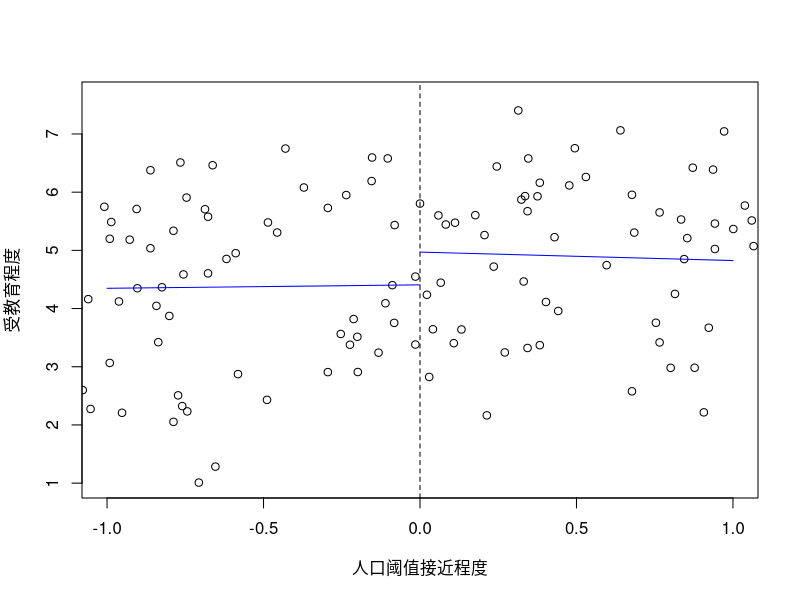
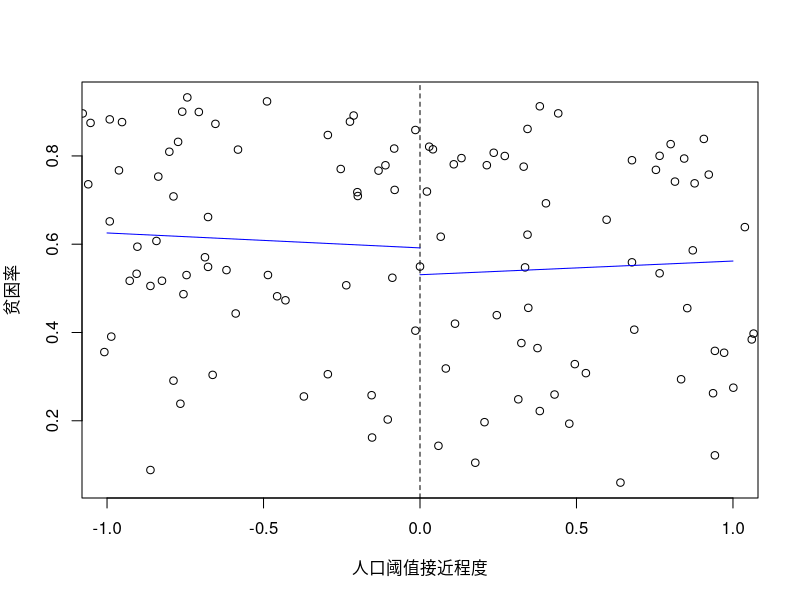
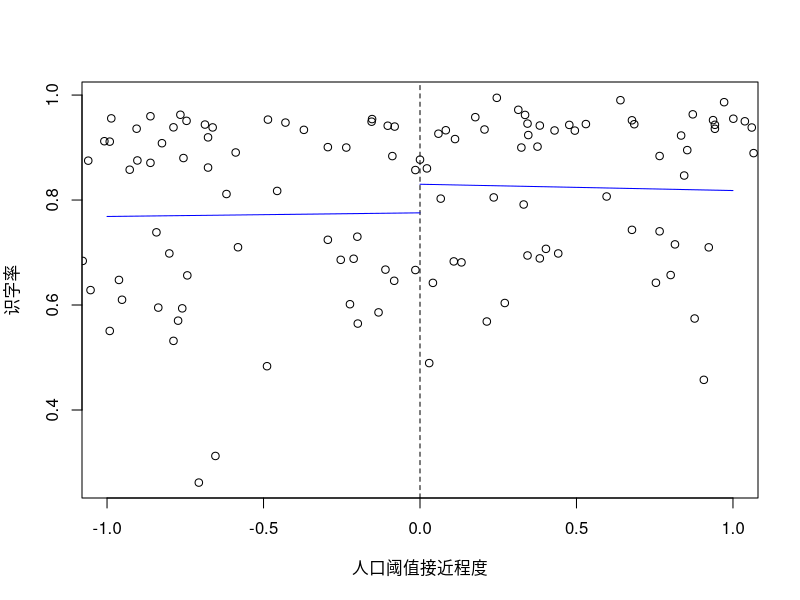
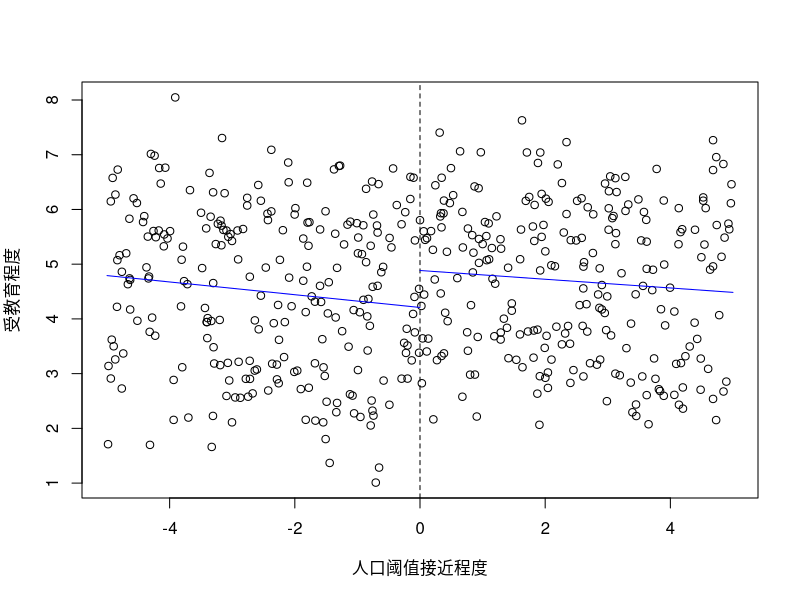
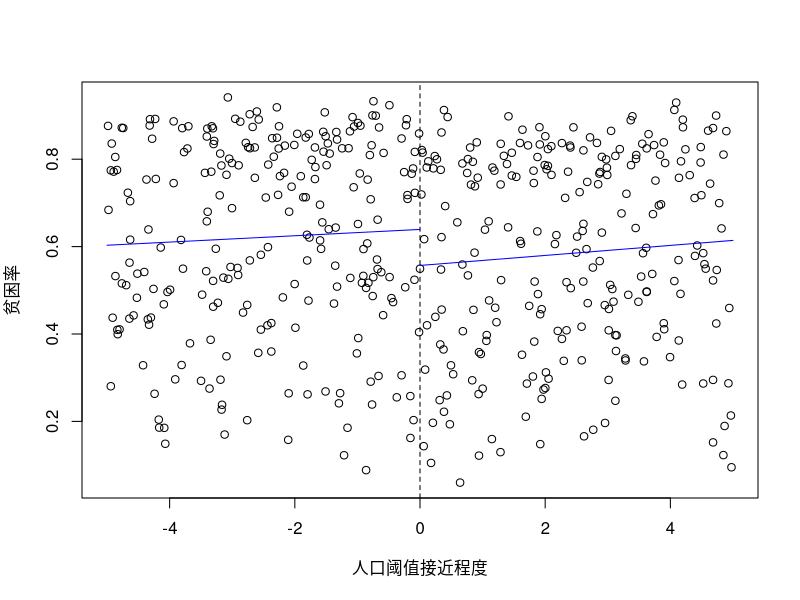
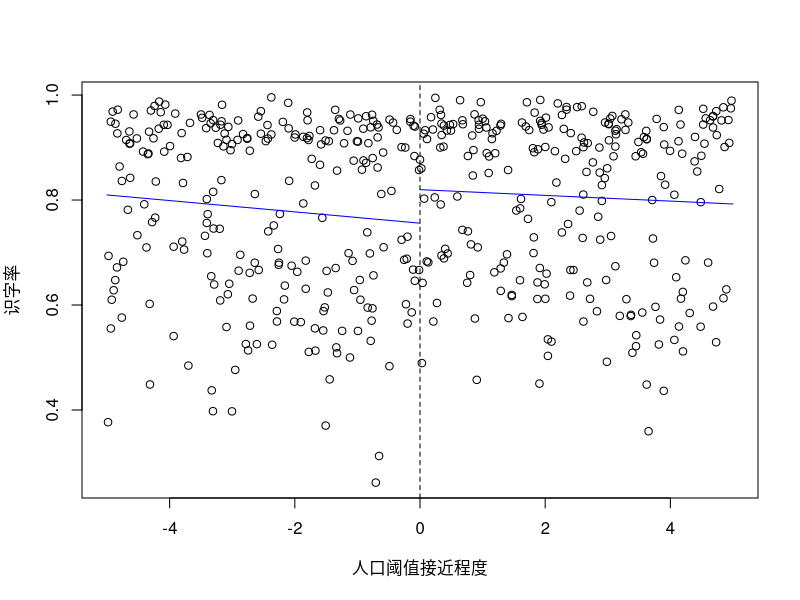

Source code (R) for these figures, in order:
## 巴西政府转移和减少贫困率

## 导入数据
transfer <- read.csv("../Datasets/transfer.csv")

#### question 1 ####
## 假设我们这些选取的观测值在其他维度都是相似的
## 有点：有效利用现实约束条件分析变量之间因果关系；避免参数估计的内生 性问题；结果十分接近于随机实验结果
## 缺点：对数据形式有要求；外部效度低，其结果可能无法推广到远离不连续 点位置的观察值。
#### question 2####
View(transfer)
## 10188、13584、16980三个点的阈值如何进行标准化
## 找到第一个点和第二个点的中间值，第二个点和第三个点的中间值 
## 观察其距离哪个中间值最近，分成三段
pop82 <- transfer$pop82
## 利用差值计算百分比数，对人口数进行标准化
pop.standard <- rep(NA, length(pop82))
for(i in 1:length(pop82)){
  p1 <- 10188
  p2 <- 13584
  p3 <- 16980
  s1 <- (p1 + p2) / 2
  s2 <- (p2 + p3) / 2
  if(pop82[i] <= s1 ){
    pop.standard[i] <- (pop82[i] - p1) / p1
  }
  else if(pop82[i] >= s2){
    pop.standard[i] <- (pop82[i] - p3) / p3
  }
  else{
    pop.standard[i] <- (pop82[i] - p2) / p2
  }
  
}
pop.standard <- pop.standard * 100
transfer$pop.standard <- pop.standard 

## question 3 #####
## 平均因果效应计算，可以采用回归方式进行计算
df.city <- subset(transfer, abs(pop.standard) <=3)
## 教育平均因果效应
educ.fit1 <- lm(educ91 ~ pop.standard, data = df.city[df.city$pop.standard < 0,])
coef(educ.fit1)
educ.fit2 <- lm(educ91  ~ pop.standard, data = df.city[df.city$pop.standard > 0,])
coef(educ.fit2)
## 预测
educ.pred1 <- predict(educ.fit1, newdata = data.frame(pop.standard = c(-1,0))) 
educ.pred2 <- predict(educ.fit2, newdata = data.frame(pop.standard = c(0,1)))
  
## 断点处的值的差为平均因果效应，断点处为0
educ.pred2[1] -educ.pred1[2]
## 结果为0.5627598 
## 贫困率平均因果效应
pover.fit1 <- lm(poverty91~ pop.standard, data = df.city[df.city$pop.standard < 0,])
coef(pover.fit1)
pover.fit2 <- lm(poverty91 ~ pop.standard, data = df.city[df.city$pop.standard > 0,])
coef(pover.fit2)
## 预测
pover.pred1 <- predict(pover.fit1, newdata = data.frame(pop.standard = c(-1,0))) 
pover.pred2 <- predict(pover.fit2, newdata = data.frame(pop.standard = c(0,1)))

## 断点处的值的差为平均因果效应，断点处为0
pover.pred2[1] -pover.pred1[2]
## 结果为-0.06079046 
## 识字率平均因果效应
liter.fit1 <- lm(literate91~ pop.standard, data = df.city[df.city$pop.standard < 0,])
coef(liter.fit1)
liter.fit2 <- lm(literate91 ~ pop.standard, data = df.city[df.city$pop.standard > 0,])
coef(liter.fit2)
## 预测
liter.pred1 <- predict(liter.fit1, newdata = data.frame(pop.standard = c(-1,0))) 
liter.pred2 <- predict(liter.fit2, newdata = data.frame(pop.standard = c(0,1)))

## 断点处的值的差为平均因果效应，断点处为0
liter.pred2[1] -liter.pred1[2]
## 结果为0.05447161

####question 4 ####
## 可视化
## 定义一个函数
getPlot <- function(y,ylab, pred1, pred2){
  plot(df.city$pop.standard, y,xlab = "人口阈值接近程度",ylab = ylab ,xlim = c(-1,1))
  abline(v = 0, lty = "dashed")
  lines(c(-1,0), pred1, col = "blue")
  lines(c(0,1), pred2, col = "blue")
}

getPlot(df.city$educ91, "受教育程度", educ.pred1,educ.pred2)
getPlot(df.city$poverty91, "贫困率", pover.pred1,pover.pred2)
getPlot(df.city$literate91, "识字率", liter.pred1,liter.pred2)
#### question 5 ####

## 受教育年数均值差异
mean(transfer$educ91[transfer$pop.standard > 0],
     na.rm = TRUE) - mean(transfer$educ91[transfer$pop.standard <0],na.rm = TRUE)
## 贫困率均值差异
mean(transfer$poverty91[transfer$pop.standard > 0],
     na.rm = TRUE) - mean(transfer$poverty91[transfer$pop.standard <0],na.rm = TRUE)
## 识字率均值差异
mean(transfer$literate91[transfer$pop.standard > 0],
     na.rm = TRUE) - mean(transfer$literate91[transfer$pop.standard <0],na.rm = TRUE)
#### question 6 ####
## 五个百分点分析宽度重复问题
df.city.new <- subset(transfer, abs(pop.standard) <=5)
## 教育平均因果效应
educ.fit1.new <- lm(educ91 ~ pop.standard, data = df.city.new[df.city.new$pop.standard < 0,])
coef(educ.fit1.new)
educ.fit2.new <- lm(educ91  ~ pop.standard, data = df.city.new[df.city.new$pop.standard > 0,])
coef(educ.fit2.new)
## 预测
educ.newpred1 <- predict(educ.fit1.new, newdata = data.frame(pop.standard = c(-5:0))) 
educ.newpred2 <- predict(educ.fit2.new, newdata = data.frame(pop.standard = c(0:5)))

## 断点处的值的差为平均因果效应，断点处为0
educ.newpred2[1] -educ.newpred1[2]
## 结果为0.6751517 

## 贫困率平均因果效应
pover.fit1.new <- lm(poverty91 ~ pop.standard, data = df.city.new[df.city.new$pop.standard < 0,])
coef(pover.fit1.new)
pover.fit2.new <- lm(poverty91  ~ pop.standard, data = df.city.new[df.city.new$pop.standard > 0,])
coef(pover.fit2.new)
## 预测
pover.newpred1 <- predict(pover.fit1.new, newdata = data.frame(pop.standard = c(-5:0))) 
pover.newpred2 <- predict(pover.fit2.new, newdata = data.frame(pop.standard = c(0:5)))

## 断点处的值的差为平均因果效应，断点处为0
pover.newpred2[1] -pover.newpred1[2]
## 结果为-0.08247134

## 识字率平均因果效应
liter.fit1.new <- lm(literate91 ~ pop.standard, data = df.city.new[df.city.new$pop.standard < 0,])
coef(liter.fit1.new)
liter.fit2.new <- lm(literate91  ~ pop.standard, data = df.city.new[df.city.new$pop.standard > 0,])
coef(liter.fit2.new)
## 预测
liter.newpred1 <- predict(liter.fit1.new, newdata = data.frame(pop.standard = c(-5:0))) 
liter.newpred2 <- predict(liter.fit2.new, newdata = data.frame(pop.standard = c(0:5)))

## 断点处的值的差为平均因果效应，断点处为0
liter.newpred2[1] -liter.newpred1[2]
## 结果为0.06386408

list("educ" = data.frame("高于人口阈值" = educ.newpred1,
      "低于人口阈值"=  educ.newpred2),"pover" = data.frame("高于人口阈值" = pover.newpred1,
      "低于人口阈值"=  pover.newpred2),"liter" = data.frame("高于人口阈值" = liter.newpred1,
                                                       "低于人口阈值"=  liter.newpred2))
getPlot2 <- function(y,ylab, pred1, pred2){
  plot(df.city.new$pop.standard, y,xlab = "人口阈值接近程度",ylab = ylab ,xlim = c(-5,5))
  abline(v = 0, lty = "dashed")
  lines(c(-5:0), pred1, col = "blue")
  lines(c(0:5), pred2, col = "blue")
}
getPlot2(df.city.new$educ91, "受教育程度", educ.newpred1,educ.newpred2)
getPlot2(df.city.new$poverty91, "贫困率", pover.newpred1,pover.newpred2)
getPlot2(df.city.new$literate91, "识字率", liter.newpred1,liter.newpred2)
#### question 7 #####
##分析过程与问题 3 相同，使用数据变为 1980 年的贫困率与受教育程 
##教育程度平均因果效应
educ.fit3 <- lm(educ80 ~ pop.standard, data = df.city[df.city$pop.standard < 0,])
coef(educ.fit3)
educ.fit4 <- lm(educ80  ~ pop.standard, data = df.city[df.city$pop.standard > 0,])
coef(educ.fit4)
## 预测
educ.pred3 <- predict(educ.fit3, newdata = data.frame(pop.standard = c(-1,0))) 
educ.pred4 <- predict(educ.fit4, newdata = data.frame(pop.standard = c(0,1)))

## 断点处的值的差为平均因果效应，断点处为0
educ.pred4[1] -educ.pred3[2]
## 结果为0.1967105 
##贫困率平均因果效应
pover.fit3 <- lm(poverty80 ~ pop.standard, data = df.city[df.city$pop.standard < 0,])
coef(pover.fit3)
pover.fit4 <- lm(poverty80  ~ pop.standard, data = df.city[df.city$pop.standard > 0,])
coef(pover.fit4)
## 预测
pover.pred3 <- predict(pover.fit3, newdata = data.frame(pop.standard = c(-1,0))) 
pover.pred4 <- predict(pover.fit4, newdata = data.frame(pop.standard = c(0,1)))

## 断点处的值的差为平均因果效应，断点处为0
pover.pred4[1] -pover.pred3[2]
## 结果为-0.02423826

## 与人口阈值接近程度因子本身对该地区的受教育程度和贫困率存在一定的因果效应，所以第三题中的分析有效性不高。